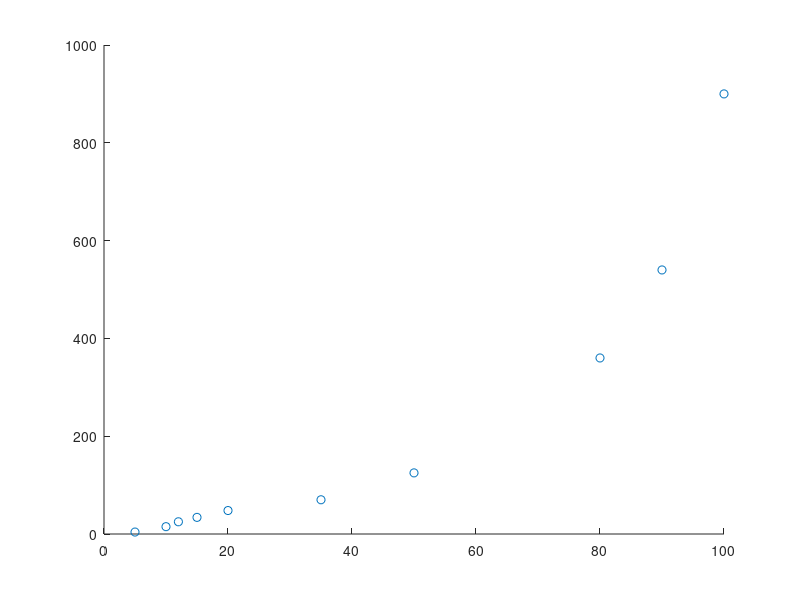
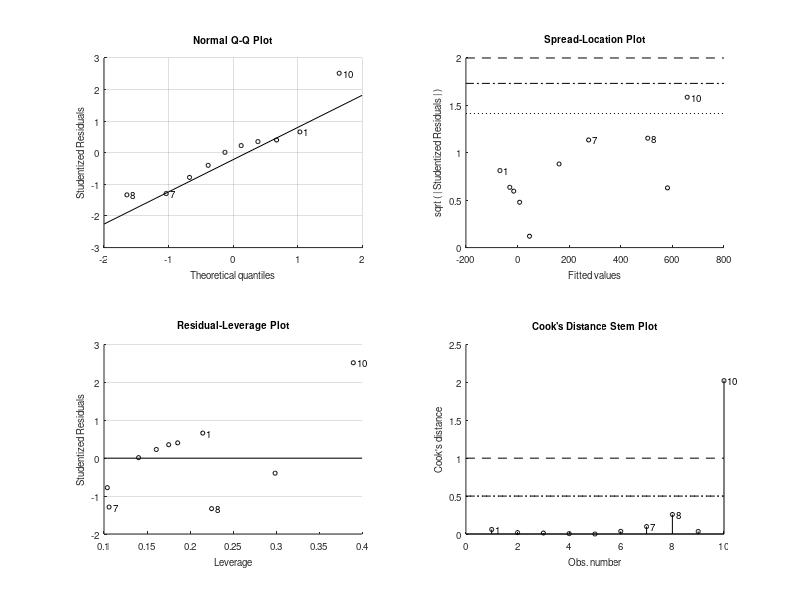

The MATLAB script that drew these images, in order: (Note: this script raises an error after producing the figures.)
clc; clear all;
%% Data
X = [5 10 12 15 20 35 50 80 90 100]';
Y = [4 15 25 34 48 70 125 360 540 900]';

%% Stats
scatter(X,Y);
correlation = corr(X,Y);

%% Linear Regression
mdl = fitlm(X,Y,'linear');
Yf = predict(mdl,X);

hold on;
plot(mdl);